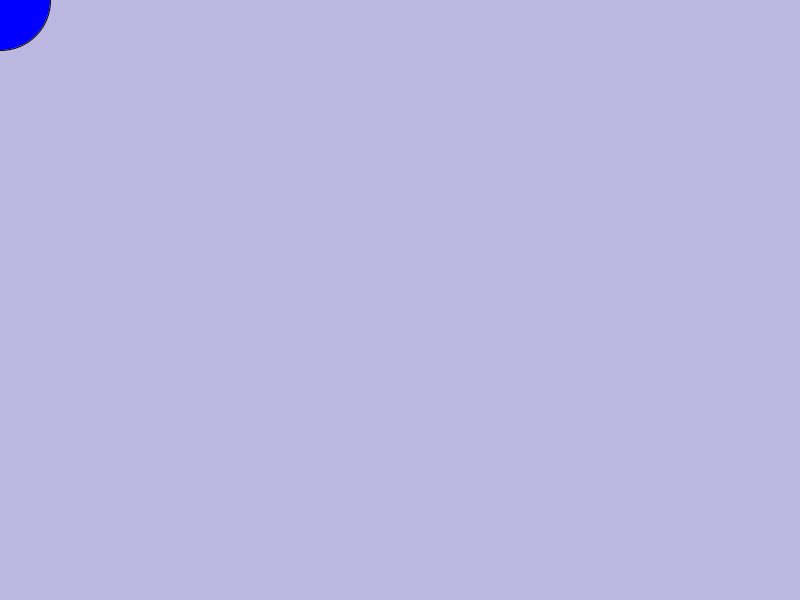
Frame 1 (no input)
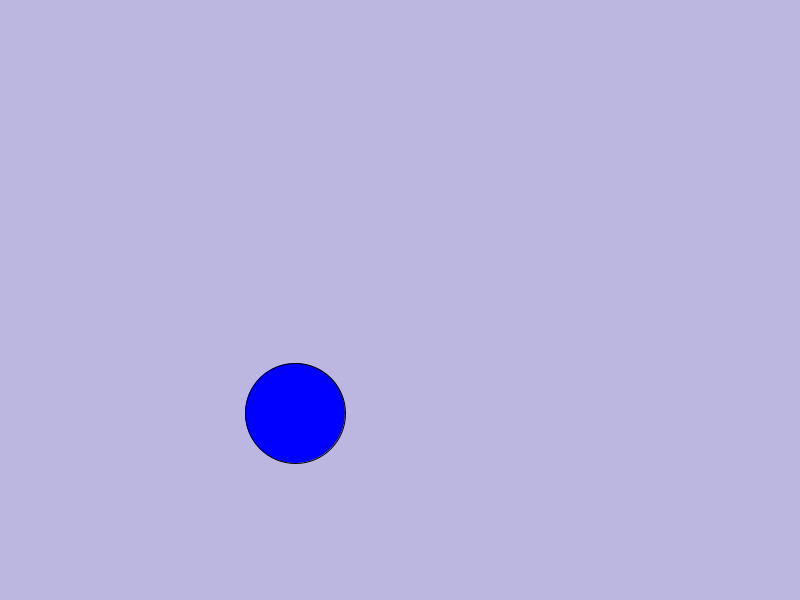
Frame 60 (the mouse pressed at the canvas centre just before this capture)
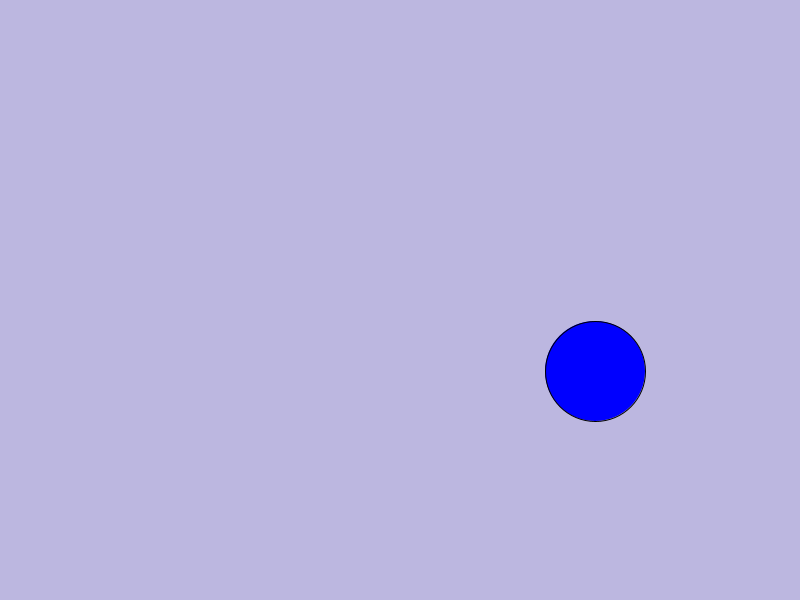
Frame 120 (the mouse held since frame 60 and released just before this capture)

The Processing sketch that drew these frames (run headless with seeded random() and noise(); from frame 60 on, the mouse is pressed at the canvas centre):

// Processing sketch: reidai6
// ── reidai6.pde
int x = 0;
int dx = 5;
int y = 0;
int dy = 7;

void setup() {
  size(800, 600);
}

void draw() {
  background(188,183,224);
  fill(0,0,255);
  ellipse(x,y,100,100);
  x += dx;
  if(x < 0 || x > width) {
    dx *= -1;
  }
  y += dy;
  if(y < 0 || y > height) {
    dy *= -1;
  }
}
